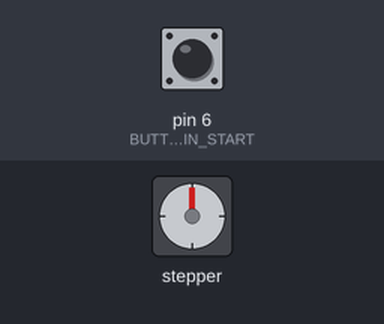
Recording of a sketch running on a simulated Arduino Uno, built with avr-gcc and run on an emulated ATmega328P. Parts: stepper motor. The test bench sets the inputs (shaded band); at power-on: pin 6 (BUTTON_PIN_START) HIGH. Stepper angles assume 200 steps per turn.

Above: at 1.2 s.
1.3 s: pin 6 (BUTTON_PIN_START) pulled LOW for 0.15 s
At 2.2 s:
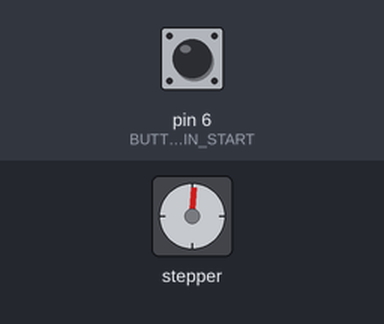
2.9 s: pin 6 (BUTTON_PIN_START) pulled LOW for 1 s
At 4.5 s:
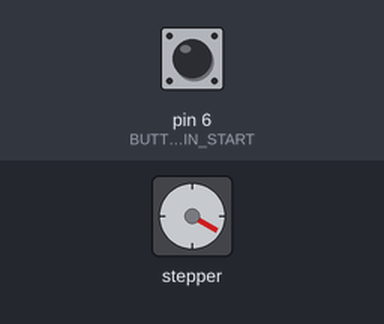
5.4 s: pin 6 (BUTTON_PIN_START) pulled LOW for 0.15 s
At 6.6 s:
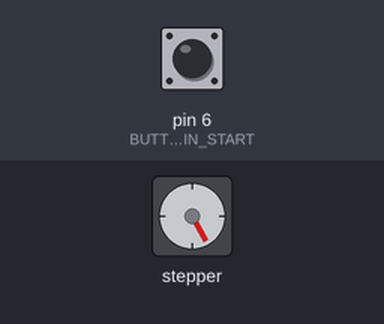
7.0 s: pin 6 (BUTTON_PIN_START) pulled LOW for 3.2 s
At 10.8 s:
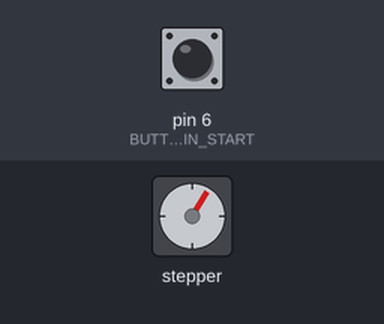
11.7 s: pin 6 (BUTTON_PIN_START) pulled LOW for 1 s
At 13.8 s:
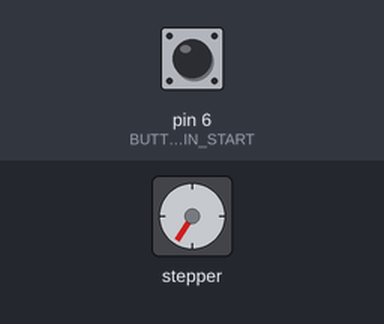
14.2 s: pin 6 (BUTTON_PIN_START) pulled LOW for 3.2 s
At 17.9 s:
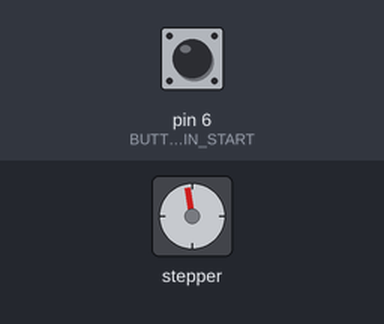
Timing chart, 0 to 19.4 s (numbered marks = the images above; inputs shaded):
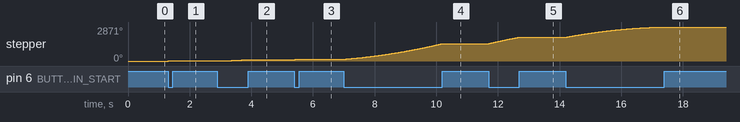

Measured:
- after the input at 2.9 s, stepper: turns 115° clockwise in 0.99 s, starting at once
- after the input at 5.4 s, stepper: turns 31° clockwise in 0.15 s, starting at once
- after the input at 7.0 s, stepper: turns 1321° clockwise in 3.2 s, starting at once
- after the input at 11.7 s, stepper: turns 540° clockwise in 1.0 s, starting at once
- after the input at 14.2 s, stepper: turns 859° clockwise in 3.2 s, starting at once

The sketch:

engineering.ino
```cpp
// Include the AccelStepper Library
#include <AccelStepper.h>

// Define pin connections
const int dirPin = 8;
const int stepPin = 9;
const int stepsForRevolution = 200;
const int multiplier = 16;
const int speed = 15*4;

const byte BUTTON_PIN_START = 6;

// Define motor interface type
#define motorInterfaceType 1

// Creates an instance
AccelStepper myStepper(motorInterfaceType, stepPin, dirPin);

void setup() {
	myStepper.setMaxSpeed(speed*200);
	myStepper.setAcceleration(multiplier*5);
	myStepper.setSpeed(multiplier*speed);
	myStepper.moveTo(multiplier*100);
	pinMode(BUTTON_PIN_START, INPUT);
}

void loop() {

	if (myStepper.distanceToGo() == 0)
		myStepper.moveTo(-myStepper.currentPosition());

	// Move the motor one step
	if(digitalRead(BUTTON_PIN_START) == LOW)
		myStepper.run();
}
```
